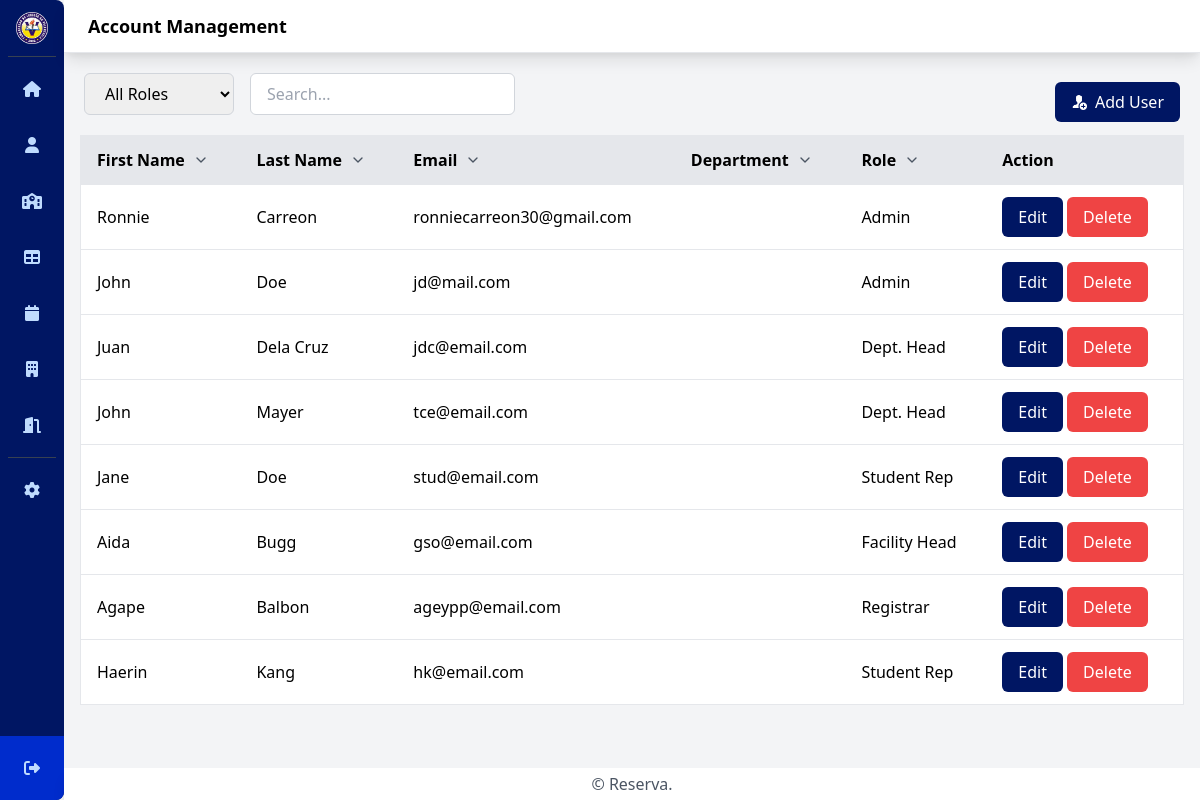
Page /accManagement.php (signed in) on the earlier database version.
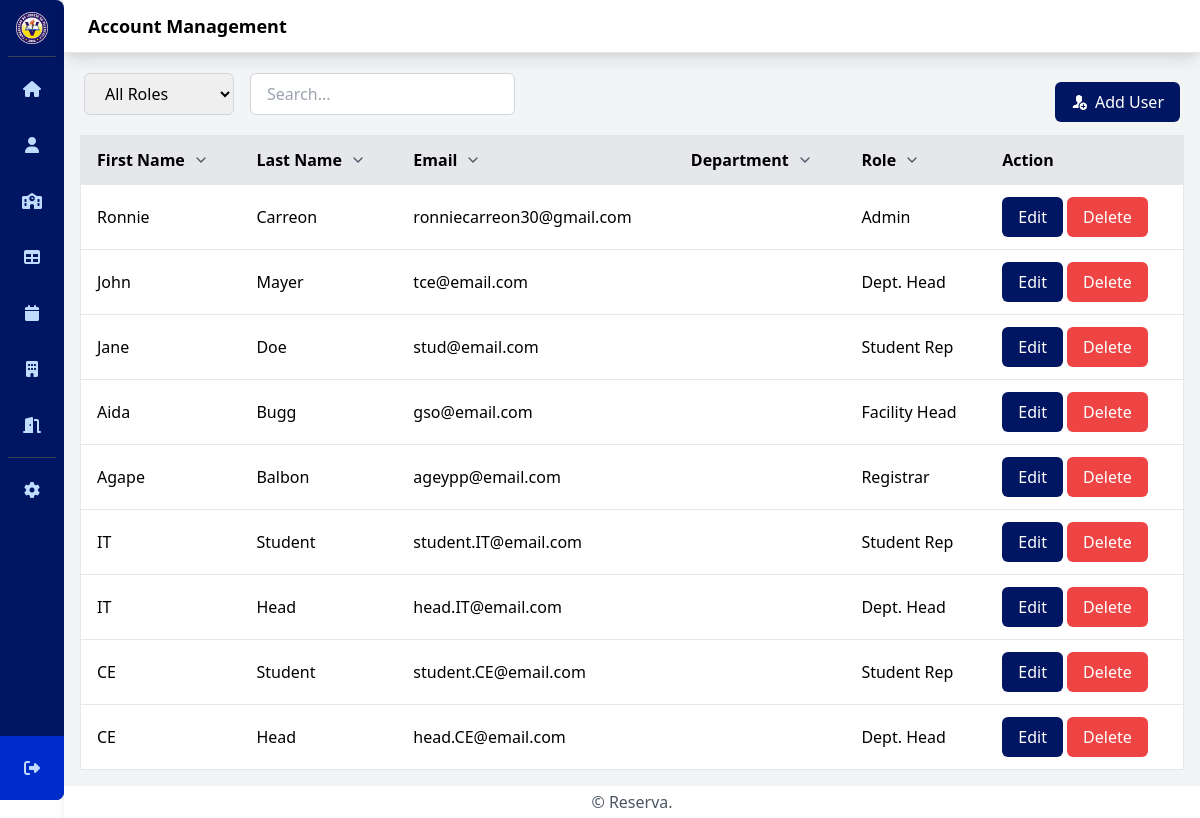
Same page on the later database version.
### tables this page shows
CREATE TABLE `users` (
  `id` int(11) NOT NULL,
  `first_name` varchar(50) NOT NULL,
  `last_name` varchar(50) NOT NULL,
  `email` varchar(100) NOT NULL,
  `contact_number` varchar(20) DEFAULT NULL,
  `department` varchar(100) DEFAULT NULL,
  `userRole` varchar(50) DEFAULT NULL,
  `userPassword` varchar(255) NOT NULL
);

### accManagement.php (the view, shortened to what this page needs)
<?php
require_once "database/config.php";
$sql = "SELECT users.*, dept_tbl.dept_name
        FROM users
        LEFT JOIN dept_tbl ON users.department_id = dept_tbl.dept_id";
$result = $conn->query($sql);
?>
<!DOCTYPE html>
<html lang="en">
<head>
    <link rel="stylesheet" href="css/style.css">
    <link href="https://cdn.jsdelivr.net/npm/tailwindcss@2.2.19/dist/tailwind.min.css" rel="stylesheet">
</head>
<body>
    <div class="flex h-screen bg-gray-100">
        <div id="sidebar-container">
            <?php include 'sidebar.php'; ?>
        </div>
        <div class="flex flex-col flex-1">
            <header class="bg-white shadow-lg">
                <div class="flex items-center justify-between px-6 py-3 border-b">
                    <h2 class="text-lg font-semibold">
                        Account Management
                    </h2>
                </div>
            </header>
            <main class="flex-1 p-4 h-screen">
                <div class="flex items-center justify-between p-1 rounded-md">
                    <div class="flex items-center space-x-4 mb-4">
                        <select id="roleSelect" class="px-4 py-2 border border-gray-300 rounded-md" onchange="filterUser()">
                            <option value="">All Roles</option>
                        </select>
                        <input type="text" id="searchInput" class="px-4 py-2 border border-gray-300 rounded-md" placeholder="Search..." onkeyup="filterUser()">
                    </div>
                    <div>
                        <button onclick="showUserForm()" class="ml-auto px-4 py-2 bg-plv-blue text-white rounded-md flex items-center justify-center hover:bg-plv-highlight focus:outline-none focus:ring focus:ring-plv-highlight">
                            <img src="img/icons8-add-user-30.png" alt="Add Account Icon" class="w-4 h-4 mr-2">
                            Add User
                        </button>
                    </div>
                </div>
                <div class=" overflow-y-auto max-h-[calc(100vh-200px)]">
                    <table id="usersTable" class="min-w-full bg-white rounded-md shadow-md border border-gray-200">
                        <thead class="">
                            <tr class="bg-gray-200 border-b">
                                <th class="py-3 px-4 text-left cursor-pointer hover:bg-gray-100" onclick="sortTable(0)">
                                    <span class="flex items-center">First Name
                                        <svg class="w-4 h-4 ml-2 text-gray-600" fill="none" viewBox="0 0 24 24" stroke="currentColor">
                                            <path stroke-linecap="round" stroke-linejoin="round" stroke-width="2" d="M6 9l6 6 6-6"></path>
                                        </svg>
                                    </span>
                                </th>
                                <th class="py-3 px-4 text-left cursor-pointer hover:bg-gray-100" onclick="sortTable(1)">
                                    <span class="flex items-center">Last Name
                                        <svg class="w-4 h-4 ml-2 text-gray-600" fill="none" viewBox="0 0 24 24" stroke="currentColor">
                                            <path stroke-linecap="round" stroke-linejoin="round" stroke-width="2" d="M6 9l6 6 6-6"></path>
                                        </svg>
                                    </span>
                                </th>
                                <th class="py-3 px-4 text-left cursor-pointer hover:bg-gray-100" onclick="sortTable(2)">
                                    <span class="flex items-center">Email
                                        <svg class="w-4 h-4 ml-2 text-gray-600" fill="none" viewBox="0 0 24 24" stroke="currentColor">
                                            <path stroke-linecap="round" stroke-linejoin="round" stroke-width="2" d="M6 9l6 6 6-6"></path>
                                        </svg>
                                    </span>
                                </th>
                                <th class="py-3 px-4 text-left cursor-pointer hover:bg-gray-100" onclick="sortTable(3)">
                                    <span class="flex items-center">Department
                                        <svg class="w-4 h-4 ml-2 text-gray-600" fill="none" viewBox="0 0 24 24" stroke="currentColor">
                                            <path stroke-linecap="round" stroke-linejoin="round" stroke-width="2" d="M6 9l6 6 6-6"></path>
                                        </svg>
                                    </span>
                                </th>
                                <th class="py-3 px-4 text-left cursor-pointer hover:bg-gray-100" onclick="sortTable(4)">
                                    <span class="flex items-center">Role
                                        <svg class="w-4 h-4 ml-2 text-gray-600" fill="none" viewBox="0 0 24 24" stroke="currentColor">
                                            <path stroke-linecap="round" stroke-linejoin="round" stroke-width="2" d="M6 9l6 6 6-6"></path>
                                        </svg>
                                    </span>
                                </th>
                                <th class="py-3 px-4 text-left">Action</th>
                            </tr>
                        </thead>
                        <tbody id="userList" class="bg-white divide-y divide-gray-200">
                            <?php if ($result->num_rows > 0): ?>
                                <?php while ($row = $result->fetch_assoc()): ?>
                                    <tr>
                                        <td class="py-3 px-4"><?php echo $row['first_name']; ?></td>
                                        <td class="py-3 px-4"><?php echo $row['last_name']; ?></td>
                                        <td class="py-3 px-4"><?php echo $row['email']; ?></td>
                                        <td class="py-3 px-4"><?php echo $row['dept_name']; ?></td>
                                        <td class="py-3 px-4"><?php echo $row['userRole']; ?></td>
                                        <td class="py-3 px-4">
                                            <button onclick="editUser(<?php echo $row['id']; ?>)" class="bg-plv-blue text-white rounded-md px-4 py-2 hover:bg-blue-600">Edit</button>
                                            <button onclick="deleteUser(<?php echo $row['id']; ?>)" class="bg-red-500 text-white rounded-md px-4 py-2 hover:bg-red-600">Delete</button>
                                        </td>
                                    </tr>
                                <?php endwhile; ?>
                            <?php else: ?>
                                <tr>
                                    <td colspan="5" class="py-4 px-4 text-center">No user found</td>
                                </tr>
                            <?php endif; ?>
                        </tbody>
                    </table>
                </div>
            </main>
            <div id="footer-container">
                <?php include 'footer.php' ?>
            </div>
        </div>
    </div>
</body>
</html>

### sidebar.php (shortened to what this page needs)
<div id="sidebar" class="flex flex-col items-center w-16 h-full overflow-hidden text-blue-200 bg-plv-blue rounded-r-lg">
    <a class="flex items-center justify-center mt-3" href="#">
        <img class="w-8 h-8" src="img/PLV Logo.png" alt="Logo">
    </a>
    <?php
    $userRole = isset($_SESSION['role']) ? $_SESSION['role'] : 'default';
    switch ($userRole) {
            ?>
            <?php
        case "Admin":
            ?>
            <div class="flex flex-col items-center mt-3 border-t border-gray-700">
                <a class="flex items-center justify-center w-12 h-12 mt-2 rounded hover:bg-persian-blue" href="dashboard-admin" title="Dashboard">
                    <i class="fa-solid fa-home"></i>
                </a>
                <a class="flex items-center justify-center w-12 h-12 mt-2 rounded hover:bg-persian-blue" href="accManagement" title="Account Management">
                    <i class="fa-solid fa-user"></i>
                </a>
                <a class="flex items-center justify-center w-12 h-12 mt-2 rounded hover:bg-persian-blue" href="dataSetup" title="Data Setup">
                    <i class="fa-solid fa-school"></i>
                </a>
                <a class="flex items-center justify-center w-12 h-12 mt-2 rounded hover:bg-persian-blue" href="loads" title="Room Loading">
                    <i class="fa-solid fa-table"></i>
                </a>
                <a class="flex items-center justify-center w-12 h-12 mt-2 rounded hover:bg-persian-blue" href="facilityReservations" title="Facility Reservations">
                    <i class="fa-solid fa-calendar"></i>
                </a>
                <a class="flex items-center justify-center w-12 h-12 mt-2 rounded hover:bg-persian-blue" href="facilityManagement" title="Facility Management">
                    <i class="fa-solid fa-building"></i>
                </a>
                <a class="flex items-center justify-center w-12 h-12 mt-2 rounded hover:bg-persian-blue" href="roomManagement" title="Room Management">
                    <i class="fa-solid fa-door-open"></i>
                </a>
            </div>
            <?php
            break;
            ?>
            <?php
    }
    ?>
    <div class="flex flex-col items-center mt-2 border-t border-gray-700">
        <a class="flex items-center justify-center w-12 h-12 mt-2 rounded hover:bg-persian-blue" href="settings_page" title="Account Settings">
            <i class="fa-solid fa-gear"></i>
        </a>
    </div>
    <a class="flex items-center justify-center w-16 h-16 mt-auto bg-persian-blue hover:bg-plv-highlight" onclick="showCustomDialog()">
        <i class="fa-solid fa-sign-out-alt"></i>
    </a>
</div>
<link rel="stylesheet" href="https://cdnjs.cloudflare.com/ajax/libs/font-awesome/6.1.1/css/all.min.css" />

### footer.php
<footer class="bg-white shadow-lg">
    <div class="container mx-auto px-6 py-1">
        <p class="text-gray-600 text-center">&copy; Reserva.</p>
    </div>
</footer>

Differences in the rows shown:
removed users: first_name "John", last_name "Doe", email "jd@mail.com", userRole "Admin"
removed users: first_name "Juan", last_name "Dela Cruz", email "jdc@email.com", userRole "Dept. Head"
removed users: first_name "Haerin", last_name "Kang", email "hk@email.com", userRole "Student Rep"
added users: first_name "IT", last_name "Student", email "student.IT@email.com", userRole "Student Rep"
added users: first_name "IT", last_name "Head", email "head.IT@email.com", userRole "Dept. Head"
added users: first_name "CE", last_name "Student", email "student.CE@email.com", userRole "Student Rep"
added users: first_name "CE", last_name "Head", email "head.CE@email.com", userRole "Dept. Head"
